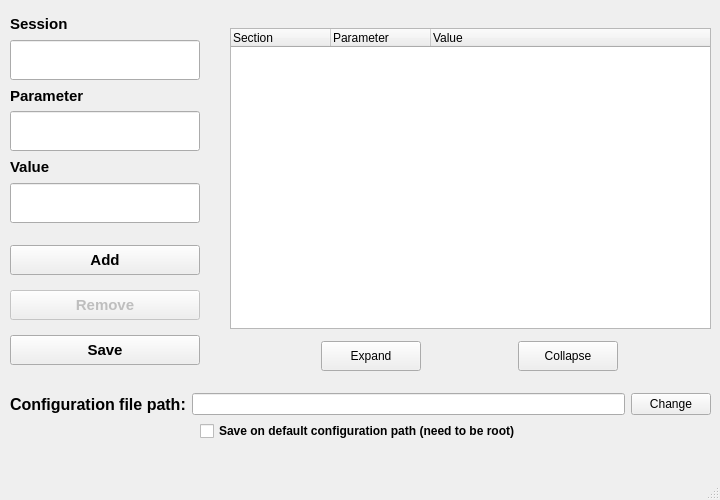
<?xml version="1.0" encoding="UTF-8"?>
<ui version="4.0">
 <class>brisaConfGuiClass</class>
 <widget class="QMainWindow" name="brisaConfGuiClass">
  <property name="windowModality">
   <enum>Qt::ApplicationModal</enum>
  </property>
  <property name="geometry">
   <rect>
    <x>0</x>
    <y>0</y>
    <width>720</width>
    <height>500</height>
   </rect>
  </property>
  <property name="minimumSize">
   <size>
    <width>720</width>
    <height>420</height>
   </size>
  </property>
  <property name="maximumSize">
   <size>
    <width>850</width>
    <height>500</height>
   </size>
  </property>
  <property name="windowTitle">
   <string>Brisa Configuration</string>
  </property>
  <property name="styleSheet">
   <string notr="true"/>
  </property>
  <widget class="QWidget" name="centralwidget">
   <widget class="QWidget" name="layoutWidget">
    <property name="geometry">
     <rect>
      <x>10</x>
      <y>230</y>
      <width>201</width>
      <height>151</height>
     </rect>
    </property>
    <layout class="QVBoxLayout" name="verticalLayout_2">
     <property name="spacing">
      <number>0</number>
     </property>
     <property name="sizeConstraint">
      <enum>QLayout::SetNoConstraint</enum>
     </property>
     <item>
      <widget class="QPushButton" name="pushButtonAdd">
       <property name="sizePolicy">
        <sizepolicy hsizetype="Preferred" vsizetype="Preferred">
         <horstretch>0</horstretch>
         <verstretch>20</verstretch>
        </sizepolicy>
       </property>
       <property name="maximumSize">
        <size>
         <width>190</width>
         <height>30</height>
        </size>
       </property>
       <property name="font">
        <font>
         <pointsize>11</pointsize>
         <weight>75</weight>
         <bold>true</bold>
        </font>
       </property>
       <property name="styleSheet">
        <string notr="true"/>
       </property>
       <property name="text">
        <string>Add</string>
       </property>
      </widget>
     </item>
     <item>
      <widget class="QPushButton" name="pushButtonRemove">
       <property name="enabled">
        <bool>false</bool>
       </property>
       <property name="sizePolicy">
        <sizepolicy hsizetype="Preferred" vsizetype="Preferred">
         <horstretch>0</horstretch>
         <verstretch>20</verstretch>
        </sizepolicy>
       </property>
       <property name="maximumSize">
        <size>
         <width>190</width>
         <height>30</height>
        </size>
       </property>
       <property name="font">
        <font>
         <pointsize>11</pointsize>
         <weight>75</weight>
         <bold>true</bold>
        </font>
       </property>
       <property name="text">
        <string>Remove</string>
       </property>
      </widget>
     </item>
     <item>
      <widget class="QPushButton" name="pushButtonSave">
       <property name="sizePolicy">
        <sizepolicy hsizetype="Preferred" vsizetype="Preferred">
         <horstretch>0</horstretch>
         <verstretch>20</verstretch>
        </sizepolicy>
       </property>
       <property name="maximumSize">
        <size>
         <width>190</width>
         <height>30</height>
        </size>
       </property>
       <property name="font">
        <font>
         <pointsize>11</pointsize>
         <weight>75</weight>
         <bold>true</bold>
        </font>
       </property>
       <property name="text">
        <string>Save</string>
       </property>
      </widget>
     </item>
    </layout>
   </widget>
   <widget class="QWidget" name="layoutWidget">
    <property name="geometry">
     <rect>
      <x>230</x>
      <y>340</y>
      <width>481</width>
      <height>32</height>
     </rect>
    </property>
    <layout class="QHBoxLayout" name="horizontalLayout_4">
     <item>
      <widget class="QPushButton" name="expandButton">
       <property name="maximumSize">
        <size>
         <width>100</width>
         <height>30</height>
        </size>
       </property>
       <property name="toolTip">
        <string>Expand All Sections</string>
       </property>
       <property name="text">
        <string>Expand</string>
       </property>
       <property name="icon">
        <iconset>
         <normaloff>../../../../../../usr/share/pixmaps/plusc2.png</normaloff>../../../../../../usr/share/pixmaps/plusc2.png</iconset>
       </property>
      </widget>
     </item>
     <item>
      <widget class="QPushButton" name="collapseButton">
       <property name="maximumSize">
        <size>
         <width>100</width>
         <height>30</height>
        </size>
       </property>
       <property name="toolTip">
        <string>Collapse All Sections</string>
       </property>
       <property name="text">
        <string>Collapse</string>
       </property>
       <property name="icon">
        <iconset>
         <normaloff>../../../../../../usr/share/pixmaps/minusc2.png</normaloff>../../../../../../usr/share/pixmaps/minusc2.png</iconset>
       </property>
      </widget>
     </item>
    </layout>
   </widget>
   <widget class="QWidget" name="layoutWidget">
    <property name="geometry">
     <rect>
      <x>230</x>
      <y>10</y>
      <width>483</width>
      <height>338</height>
     </rect>
    </property>
    <layout class="QVBoxLayout" name="verticalLayout">
     <item>
      <widget class="QTreeWidget" name="treeWidget">
       <property name="minimumSize">
        <size>
         <width>481</width>
         <height>301</height>
        </size>
       </property>
       <property name="maximumSize">
        <size>
         <width>481</width>
         <height>301</height>
        </size>
       </property>
       <column>
        <property name="text">
         <string>Section</string>
        </property>
       </column>
       <column>
        <property name="text">
         <string>Parameter</string>
        </property>
       </column>
       <column>
        <property name="text">
         <string>Value</string>
        </property>
       </column>
      </widget>
     </item>
    </layout>
   </widget>
   <widget class="QWidget" name="layoutWidget">
    <property name="geometry">
     <rect>
      <x>10</x>
      <y>14</y>
      <width>192</width>
      <height>209</height>
     </rect>
    </property>
    <layout class="QVBoxLayout" name="verticalLayout_3">
     <item>
      <widget class="QLabel" name="label1Session">
       <property name="font">
        <font>
         <pointsize>11</pointsize>
         <weight>75</weight>
         <bold>true</bold>
        </font>
       </property>
       <property name="text">
        <string>Session</string>
       </property>
      </widget>
     </item>
     <item>
      <widget class="QLineEdit" name="lineEditSection">
       <property name="minimumSize">
        <size>
         <width>190</width>
         <height>40</height>
        </size>
       </property>
       <property name="maximumSize">
        <size>
         <width>190</width>
         <height>40</height>
        </size>
       </property>
       <property name="font">
        <font>
         <pointsize>8</pointsize>
        </font>
       </property>
      </widget>
     </item>
     <item>
      <widget class="QLabel" name="label1Parameter">
       <property name="font">
        <font>
         <pointsize>11</pointsize>
         <weight>75</weight>
         <bold>true</bold>
        </font>
       </property>
       <property name="text">
        <string>Parameter</string>
       </property>
      </widget>
     </item>
     <item>
      <widget class="QLineEdit" name="lineEditParameter">
       <property name="minimumSize">
        <size>
         <width>190</width>
         <height>40</height>
        </size>
       </property>
       <property name="maximumSize">
        <size>
         <width>190</width>
         <height>40</height>
        </size>
       </property>
       <property name="font">
        <font>
         <pointsize>8</pointsize>
        </font>
       </property>
      </widget>
     </item>
     <item>
      <widget class="QLabel" name="labelValue">
       <property name="font">
        <font>
         <pointsize>11</pointsize>
         <weight>75</weight>
         <bold>true</bold>
        </font>
       </property>
       <property name="text">
        <string>Value</string>
       </property>
      </widget>
     </item>
     <item>
      <widget class="QLineEdit" name="lineEditValue">
       <property name="minimumSize">
        <size>
         <width>190</width>
         <height>40</height>
        </size>
       </property>
       <property name="maximumSize">
        <size>
         <width>190</width>
         <height>40</height>
        </size>
       </property>
       <property name="font">
        <font>
         <pointsize>8</pointsize>
        </font>
       </property>
      </widget>
     </item>
    </layout>
   </widget>
   <widget class="QWidget" name="layoutWidget">
    <property name="geometry">
     <rect>
      <x>10</x>
      <y>390</y>
      <width>701</width>
      <height>29</height>
     </rect>
    </property>
    <layout class="QHBoxLayout" name="horizontalLayout">
     <item>
      <widget class="QLabel" name="ConfigPath">
       <property name="font">
        <font>
         <pointsize>12</pointsize>
         <weight>75</weight>
         <bold>true</bold>
        </font>
       </property>
       <property name="text">
        <string>Configuration file path:</string>
       </property>
      </widget>
     </item>
     <item>
      <widget class="QLineEdit" name="lineEditConfigPath"/>
     </item>
     <item>
      <widget class="QPushButton" name="pushButtonChange">
       <property name="text">
        <string>Change</string>
       </property>
      </widget>
     </item>
    </layout>
   </widget>
   <widget class="QCheckBox" name="checkBoxSaveDefault">
    <property name="geometry">
     <rect>
      <x>200</x>
      <y>420</y>
      <width>411</width>
      <height>22</height>
     </rect>
    </property>
    <property name="font">
     <font>
      <weight>75</weight>
      <bold>true</bold>
     </font>
    </property>
    <property name="text">
     <string>Save on default configuration path (need to be root)</string>
    </property>
   </widget>
  </widget>
  <widget class="QMenuBar" name="menubar">
   <property name="geometry">
    <rect>
     <x>0</x>
     <y>0</y>
     <width>720</width>
     <height>25</height>
    </rect>
   </property>
  </widget>
  <widget class="QStatusBar" name="statusbar"/>
 </widget>
 <tabstops>
  <tabstop>lineEditSection</tabstop>
  <tabstop>lineEditParameter</tabstop>
  <tabstop>lineEditValue</tabstop>
  <tabstop>pushButtonAdd</tabstop>
  <tabstop>pushButtonSave</tabstop>
  <tabstop>treeWidget</tabstop>
  <tabstop>collapseButton</tabstop>
  <tabstop>pushButtonRemove</tabstop>
 </tabstops>
 <resources/>
 <connections/>
</ui>
